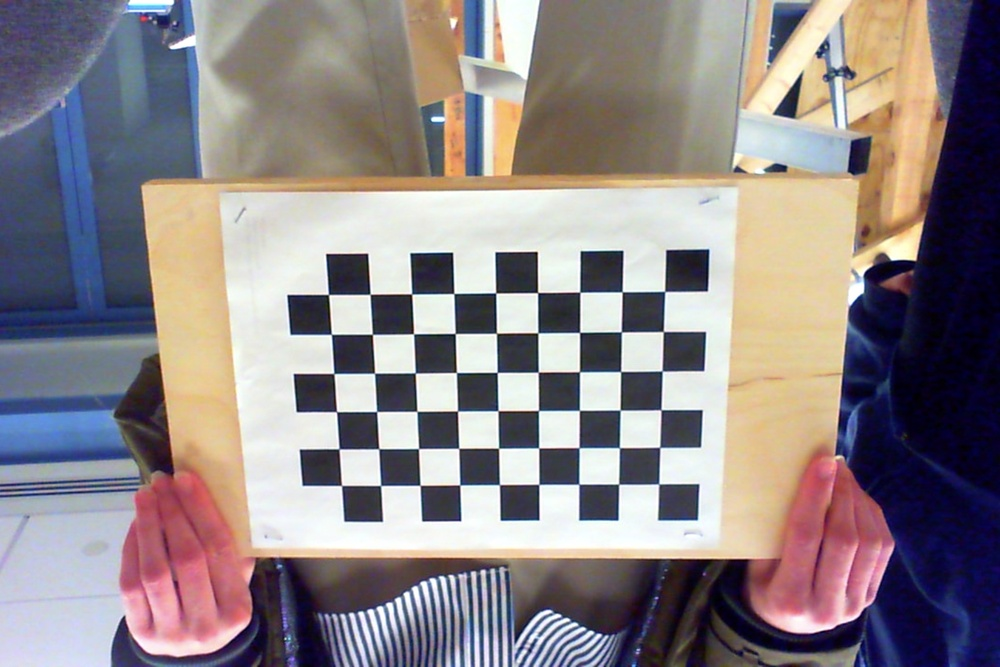
#> input picture FRC2022/Win001/rpi/calibration/data/img.jpg, 1000 x 667 px, shrunk from 1728 x 1152 before the run; its folder holds only this picture in this run
$ python calibrate.py data/img.jpg
#> lines starting #> are read from the running program, lines starting #| are printed output that depends on the picture; long printed decimals are rounded
#!/usr/bin/env python

'''
camera calibration for distorted images with chess board samples
reads distorted images, calculates the calibration and write undistorted images

usage:
    calibrate.py [--debug <output path>] [--square_size] [<image mask>]

default values:
    --debug:    ./output/
    --square_size: 1.0
    <image mask> defaults to ../data/left*.jpg
'''

# Python 2/3 compatibility
from __future__ import print_function

import numpy as np
import cv2 as cv

# local modules
# from common import splitfn
def splitfn(file_path):

    file_path_parts = file_path.split(sep=os.sep)
    _path = os.path.join(*file_path_parts[:-1])
    file_name = file_path_parts[-1]
    file_name_parts = file_name.split(sep='.')
    return _path, file_name_parts[0], file_name_parts[1]


# built-in modules
import os

def main():
    import sys
    import getopt
    from glob import glob

    args, img_mask = getopt.getopt(sys.argv[1:], '', ['debug=', 'square_size=', 'threads='])
    args = dict(args)
    args.setdefault('--debug', './output/')
    args.setdefault('--square_size', 1.0)
    args.setdefault('--threads', 4)
    if not img_mask:
        img_mask = '../data/left??.jpg'  # default
    else:
        img_mask = img_mask[0]

    img_names = glob(img_mask)
    print(f"processing {img_names}")
    debug_dir = args.get('--debug')
    if debug_dir and not os.path.isdir(debug_dir):
        os.mkdir(debug_dir)
    square_size = float(args.get('--square_size'))

    pattern_size = (9, 6)
    pattern_points = np.zeros((np.prod(pattern_size), 3), np.float32)
    pattern_points[:, :2] = np.indices(pattern_size).T.reshape(-1, 2)
    pattern_points *= square_size

    obj_points = []
    img_points = []
    h, w = cv.imread(img_names[0], cv.IMREAD_GRAYSCALE).shape[:2]  # TODO: use imquery call to retrieve results
#> h = 667; w = 1000

    def processImage(fn):
#> called with fn = 'data/img.jpg'
        print('processing %s... ' % fn)
        img = cv.imread(fn, 0)
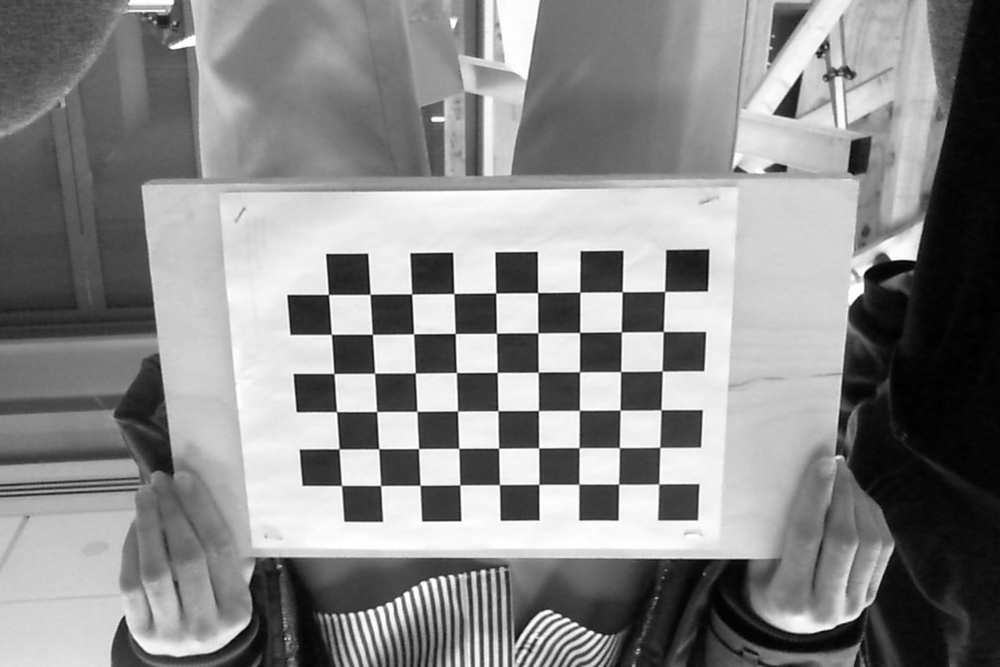
#> img: shape (667, 1000); min 0, max 255, mean 136
        if img is None:
            print("Failed to load", fn)
            return None

        assert w == img.shape[1] and h == img.shape[0], ("size: %d x %d ... " % (img.shape[1], img.shape[0]))
        found, corners = cv.findChessboardCorners(img, pattern_size)
#> found = True; corners = 54 rows, first 8: [658.8, 483.9], [618.7, 484.1], [578.8, 484.1], [538.8, 484.5], [499.5, 484.7], [459.8, 485], [420, 485.3], [380.6, 485.5]
        if found:
            term = (cv.TERM_CRITERIA_EPS + cv.TERM_CRITERIA_COUNT, 30, 0.1)
            cv.cornerSubPix(img, corners, (5, 5), (-1, -1), term)

        if debug_dir:
            vis = cv.cvtColor(img, cv.COLOR_GRAY2BGR)
            cv.drawChessboardCorners(vis, pattern_size, corners, found)
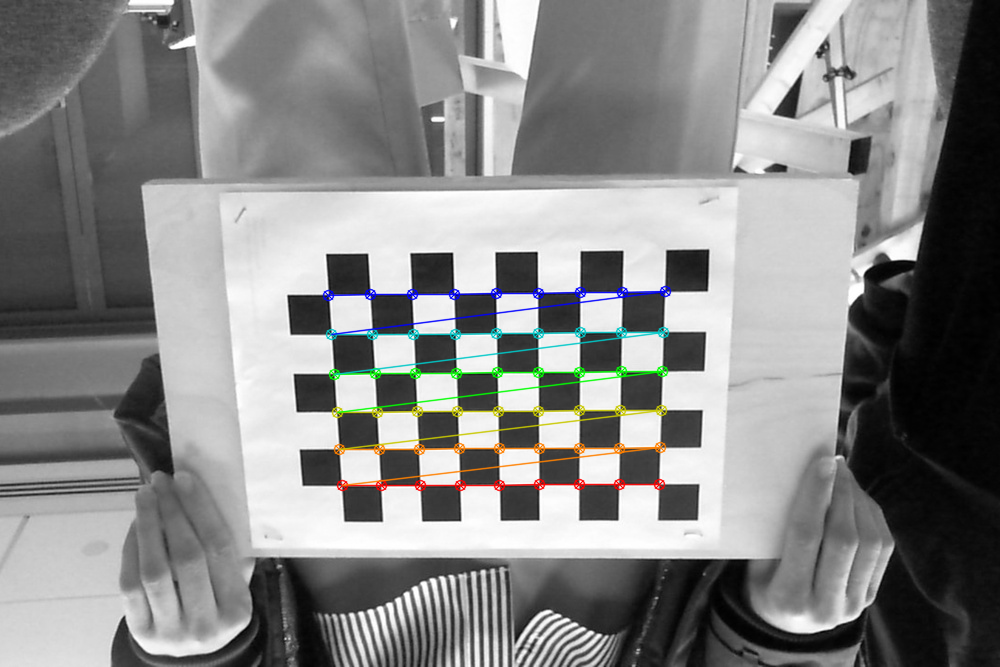
#> vis: shape (667, 1000, 3); mean B, G, R 135.2, 135.8, 135.5
            _path, name, _ext = splitfn(fn)
            outfile = os.path.join(debug_dir, name + '_chess.png')
            cv.imwrite(outfile, vis)

        if not found:
            print('chessboard not found')
            return None

        print('           %s... OK' % fn)
        return (corners.reshape(-1, 2), pattern_points)

    threads_num = int(args.get('--threads'))
    if threads_num <= 1:
        chessboards = [processImage(fn) for fn in img_names]
    else:
        print("Run with %d threads..." % threads_num)
        from multiprocessing.dummy import Pool as ThreadPool
        pool = ThreadPool(threads_num)
        chessboards = pool.map(processImage, img_names)
#> chessboards = 1 item

    chessboards = [x for x in chessboards if x is not None]
    for (corners, pattern_points) in chessboards:
        img_points.append(corners)
        obj_points.append(pattern_points)
#> this loop made 1 pass
#> after the loop, img_points = 1 point arrays, longest 54 points; obj_points = 1 item

    # calculate camera distortion
    rms, camera_matrix, dist_coefs, _rvecs, _tvecs = cv.calibrateCamera(obj_points, img_points, (w, h), None, None)
#> rms = 0.153; camera_matrix = [[980.5, 0, 506.9], [0, 976.8, 323.7], [0, 0, 1]]; dist_coefs = [[0.15, -5.07, -0.00283, 0.00194, 51.49]]

    print("\nRMS:", rms)
#| RMS: 0.1525
    print("camera matrix:\n", camera_matrix)
#| camera matrix:
#|  [[980.520   0.         506.947]
#|  [  0.         976.843 323.743]
#|  [  0.           0.           1.        ]]
    print("distortion coefficients: ", dist_coefs.ravel())
#| distortion coefficients:  [ 1.49996193e-01 -5.07368722e+00 -2.83344810e-03  1.93588213e-03
#|   5.14890989e+01]

    # undistort the image with the calibration
    print('')
    for fn in img_names if debug_dir else []:
        _path, name, _ext = splitfn(fn)
        img_found = os.path.join(debug_dir, name + '_chess.png')
        outfile = os.path.join(debug_dir, name + '_undistorted.png')

        img = cv.imread(img_found)
        if img is None:
            continue

        h, w = img.shape[:2]
        newcameramtx, roi = cv.getOptimalNewCameraMatrix(camera_matrix, dist_coefs, (w, h), 1, (w, h))
#> newcameramtx = [[1478.5, 0, 483.2], [0, 1001, 324.5], [0, 0, 1]]; roi = (252, 217, 475, 213)

        dst = cv.undistort(img, camera_matrix, dist_coefs, None, newcameramtx)
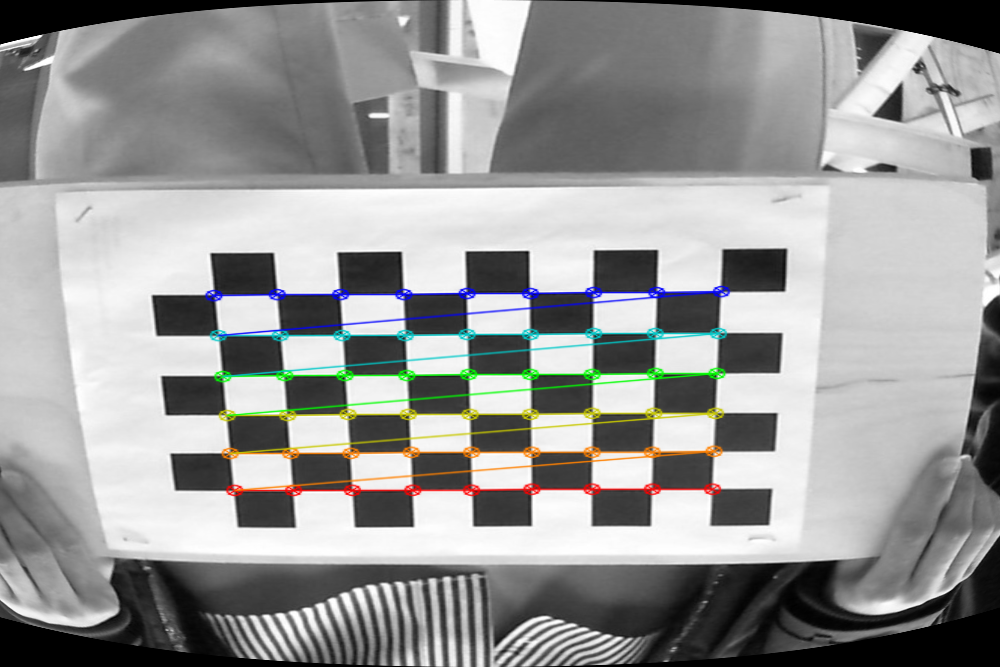
#> dst: shape (667, 1000, 3); mean B, G, R 150.3, 151.2, 150.7

        # crop and save the image
        x, y, w, h = roi
#> x = 252; y = 217; w = 475; h = 213
        dst = dst[y:y+h, x:x+w]
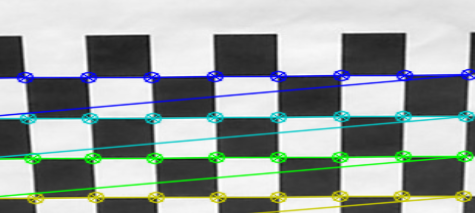
#> dst: shape (213, 475, 3); mean B, G, R 157.7, 160.8, 152

        print('Undistorted image written to: %s' % outfile)
        cv.imwrite(outfile, dst)

    print('Done')


if __name__ == '__main__':
    print(__doc__)
    main()
    cv.destroyAllWindows()
